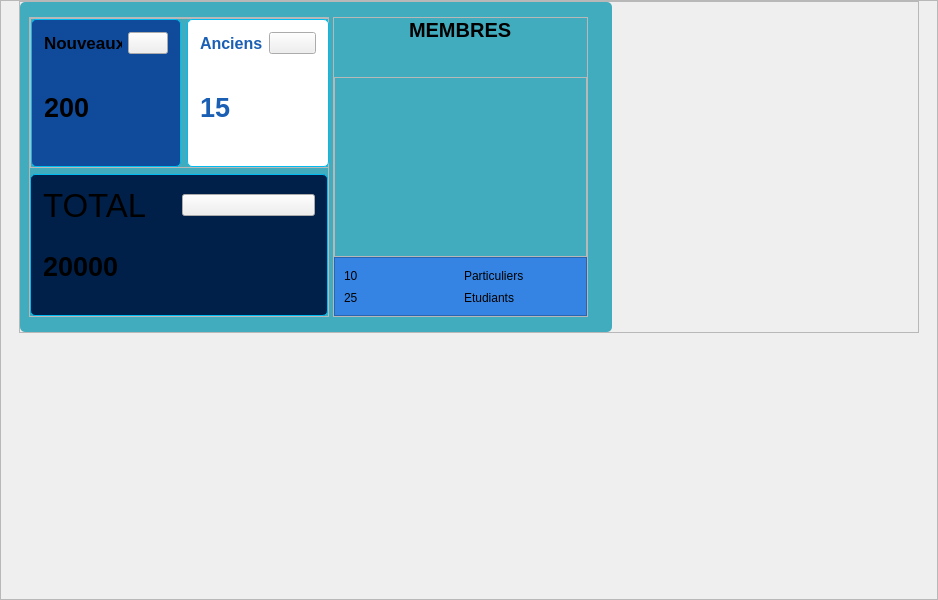
                         <widget class="QFrame" name="frame_9">
                          <property name="minimumSize">
                           <size>
                            <width>0</width>
                            <height>600</height>
                           </size>
                          </property>
                          <property name="maximumSize">
                           <size>
                            <width>600</width>
                            <height>600</height>
                           </size>
                          </property>
                          <property name="frameShape">
                           <enum>QFrame::StyledPanel</enum>
                          </property>
                          <property name="frameShadow">
                           <enum>QFrame::Raised</enum>
                          </property>
                          <layout class="QHBoxLayout" name="horizontalLayout_18">
                           <property name="spacing">
                            <number>0</number>
                           </property>
                           <property name="leftMargin">
                            <number>18</number>
                           </property>
                           <property name="topMargin">
                            <number>0</number>
                           </property>
                           <property name="rightMargin">
                            <number>18</number>
                           </property>
                           <item alignment="Qt::AlignTop">
                            <widget class="QFrame" name="frame_2">
                             <property name="minimumSize">
                              <size>
                               <width>900</width>
                               <height>0</height>
                              </size>
                             </property>
                             <property name="maximumSize">
                              <size>
                               <width>900</width>
                               <height>400</height>
                              </size>
                             </property>
                             <property name="frameShape">
                              <enum>QFrame::StyledPanel</enum>
                             </property>
                             <property name="frameShadow">
                              <enum>QFrame::Raised</enum>
                             </property>
                             <layout class="QHBoxLayout" name="horizontalLayout_19">
                              <property name="leftMargin">
                               <number>0</number>
                              </property>
                              <property name="topMargin">
                               <number>0</number>
                              </property>
                              <property name="rightMargin">
                               <number>0</number>
                              </property>
                              <property name="bottomMargin">
                               <number>0</number>
                              </property>
                              <item>
                               <widget class="QFrame" name="memberContent">
                                <property name="minimumSize">
                                 <size>
                                  <width>0</width>
                                  <height>330</height>
                                 </size>
                                </property>
                                <property name="maximumSize">
                                 <size>
                                  <width>600</width>
                                  <height>16777215</height>
                                 </size>
                                </property>
                                <property name="styleSheet">
                                 <string notr="true">#memberContent{
	background-color: rgb(65, 172, 190);
	border-radius:5px;
}</string>
                                </property>
                                <property name="frameShape">
                                 <enum>QFrame::StyledPanel</enum>
                                </property>
                                <property name="frameShadow">
                                 <enum>QFrame::Raised</enum>
                                </property>
                                <layout class="QHBoxLayout" name="horizontalLayout_20">
                                 <property name="spacing">
                                  <number>4</number>
                                 </property>
                                 <property name="leftMargin">
                                  <number>9</number>
                                 </property>
                                 <property name="topMargin">
                                  <number>0</number>
                                 </property>
                                 <property name="rightMargin">
                                  <number>24</number>
                                 </property>
                                 <property name="bottomMargin">
                                  <number>0</number>
                                 </property>
                                 <item>
                                  <widget class="QFrame" name="frame_15">
                                   <property name="maximumSize">
                                    <size>
                                     <width>300</width>
                                     <height>300</height>
                                    </size>
                                   </property>
                                   <property name="frameShape">
                                    <enum>QFrame::StyledPanel</enum>
                                   </property>
                                   <property name="frameShadow">
                                    <enum>QFrame::Raised</enum>
                                   </property>
                                   <layout class="QVBoxLayout" name="verticalLayout_14">
                                    <property name="spacing">
                                     <number>6</number>
                                    </property>
                                    <property name="leftMargin">
                                     <number>0</number>
                                    </property>
                                    <property name="topMargin">
                                     <number>0</number>
                                    </property>
                                    <property name="rightMargin">
                                     <number>0</number>
                                    </property>
                                    <property name="bottomMargin">
                                     <number>0</number>
                                    </property>
                                    <item alignment="Qt::AlignLeft">
                                     <widget class="QFrame" name="frame_17">
                                      <property name="minimumSize">
                                       <size>
                                        <width>300</width>
                                        <height>150</height>
                                       </size>
                                      </property>
                                      <property name="maximumSize">
                                       <size>
                                        <width>300</width>
                                        <height>16777215</height>
                                       </size>
                                      </property>
                                      <property name="frameShape">
                                       <enum>QFrame::StyledPanel</enum>
                                      </property>
                                      <property name="frameShadow">
                                       <enum>QFrame::Raised</enum>
                                      </property>
                                      <layout class="QHBoxLayout" name="horizontalLayout_21">
                                       <property name="leftMargin">
                                        <number>0</number>
                                       </property>
                                       <property name="topMargin">
                                        <number>0</number>
                                       </property>
                                       <property name="rightMargin">
                                        <number>0</number>
                                       </property>
                                       <property name="bottomMargin">
                                        <number>0</number>
                                       </property>
                                       <item>
                                        <widget class="QFrame" name="addContent">
                                         <property name="minimumSize">
                                          <size>
                                           <width>100</width>
                                           <height>0</height>
                                          </size>
                                         </property>
                                         <property name="maximumSize">
                                          <size>
                                           <width>150</width>
                                           <height>16777215</height>
                                          </size>
                                         </property>
                                         <property name="styleSheet">
                                          <string notr="true">#addContent{
	background-color: #0f4a9b;
	padding : 3px;
	border-radius:5px;
	border: 1px solid #00bbf0;
}</string>
                                         </property>
                                         <property name="frameShape">
                                          <enum>QFrame::StyledPanel</enum>
                                         </property>
                                         <property name="frameShadow">
                                          <enum>QFrame::Raised</enum>
                                         </property>
                                         <layout class="QVBoxLayout" name="verticalLayout_15">
                                          <item>
                                           <layout class="QHBoxLayout" name="horizontalLayout_22">
                                            <item>
                                             <widget class="QLabel" name="label_4">
                                              <property name="font">
                                               <font>
                                                <pointsize>13</pointsize>
                                                <weight>75</weight>
                                                <bold>true</bold>
                                               </font>
                                              </property>
                                              <property name="text">
                                               <string>Nouveaux</string>
                                              </property>
                                             </widget>
                                            </item>
                                            <item>
                                             <widget class="QPushButton" name="pushButton_2">
                                              <property name="text">
                                               <string/>
                                              </property>
                                              <property name="icon">
                                               <iconset resource="icons.qrc">
                                                <normaloff>:/iconWhite/user-plus.svg</normaloff>:/iconWhite/user-plus.svg</iconset>
                                              </property>
                                              <property name="iconSize">
                                               <size>
                                                <width>30</width>
                                                <height>30</height>
                                               </size>
                                              </property>
                                             </widget>
                                            </item>
                                           </layout>
                                          </item>
                                          <item>
                                           <widget class="QLabel" name="newMember">
                                            <property name="font">
                                             <font>
                                              <pointsize>20</pointsize>
                                              <weight>75</weight>
                                              <bold>true</bold>
                                             </font>
                                            </property>
                                            <property name="text">
                                             <string>200</string>
                                            </property>
                                           </widget>
                                          </item>
                                         </layout>
                                        </widget>
                                       </item>
                                       <item>
                                        <widget class="QFrame" name="delContent">
                                         <property name="minimumSize">
                                          <size>
                                           <width>125</width>
                                           <height>0</height>
                                          </size>
                                         </property>
                                         <property name="maximumSize">
                                          <size>
                                           <width>150</width>
                                           <height>16777215</height>
                                          </size>
                                         </property>
                                         <property name="styleSheet">
                                          <string notr="true">#delContent{
	background-color: #fff;
	padding : 3px;
	border-radius:5px;
	border: 1px solid #00bbf0;
}</string>
                                         </property>
                                         <property name="frameShape">
                                          <enum>QFrame::StyledPanel</enum>
                                         </property>
                                         <property name="frameShadow">
                                          <enum>QFrame::Raised</enum>
                                         </property>
                                         <layout class="QVBoxLayout" name="verticalLayout_16">
                                          <item>
                                           <layout class="QHBoxLayout" name="horizontalLayout_23">
                                            <item>
                                             <widget class="QLabel" name="label_11">
                                              <property name="font">
                                               <font>
                                                <pointsize>12</pointsize>
                                                <weight>75</weight>
                                                <bold>true</bold>
                                               </font>
                                              </property>
                                              <property name="styleSheet">
                                               <string notr="true">color: rgb(26, 95, 180);</string>
                                              </property>
                                              <property name="text">
                                               <string>Anciens</string>
                                              </property>
                                             </widget>
                                            </item>
                                            <item>
                                             <widget class="QPushButton" name="pushButton_10">
                                              <property name="styleSheet">
                                               <string notr="true">color: rgb(26, 95, 180);</string>
                                              </property>
                                              <property name="text">
                                               <string/>
                                              </property>
                                              <property name="icon">
                                               <iconset resource="icons.qrc">
                                                <normaloff>:/iconsB/user-minus.svg</normaloff>:/iconsB/user-minus.svg</iconset>
                                              </property>
                                              <property name="iconSize">
                                               <size>
                                                <width>30</width>
                                                <height>30</height>
                                               </size>
                                              </property>
                                             </widget>
                                            </item>
                                           </layout>
                                          </item>
                                          <item>
                                           <widget class="QLabel" name="oldMember">
                                            <property name="font">
                                             <font>
                                              <pointsize>20</pointsize>
                                              <weight>75</weight>
                                              <bold>true</bold>
                                             </font>
                                            </property>
                                            <property name="styleSheet">
                                             <string notr="true">color: rgb(26, 95, 180);</string>
                                            </property>
                                            <property name="text">
                                             <string>15</string>
                                            </property>
                                           </widget>
                                          </item>
                                         </layout>
                                        </widget>
                                       </item>
                                      </layout>
                                     </widget>
                                    </item>
                                    <item>
                                     <widget class="QFrame" name="totalContent">
                                      <property name="minimumSize">
                                       <size>
                                        <width>0</width>
                                        <height>0</height>
                                       </size>
                                      </property>
                                      <property name="maximumSize">
                                       <size>
                                        <width>300</width>
                                        <height>16777215</height>
                                       </size>
                                      </property>
                                      <property name="styleSheet">
                                       <string notr="true">#totalContent{
	background-color: #00204a;
	padding : 3px;
	border-radius:5px;
	border: 1px solid #00bbf0;
}</string>
                                      </property>
                                      <property name="frameShape">
                                       <enum>QFrame::StyledPanel</enum>
                                      </property>
                                      <property name="frameShadow">
                                       <enum>QFrame::Raised</enum>
                                      </property>
                                      <layout class="QVBoxLayout" name="verticalLayout_17">
                                       <item>
                                        <layout class="QHBoxLayout" name="horizontalLayout_24">
                                         <item>
                                          <widget class="QLabel" name="label_16">
                                           <property name="font">
                                            <font>
                                             <pointsize>25</pointsize>
                                            </font>
                                           </property>
                                           <property name="text">
                                            <string>TOTAL</string>
                                           </property>
                                          </widget>
                                         </item>
                                         <item>
                                          <widget class="QPushButton" name="pushButton_11">
                                           <property name="text">
                                            <string/>
                                           </property>
                                           <property name="icon">
                                            <iconset resource="icons.qrc">
                                             <normaloff>:/iconWhite/users.svg</normaloff>:/iconWhite/users.svg</iconset>
                                           </property>
                                           <property name="iconSize">
                                            <size>
                                             <width>40</width>
                                             <height>40</height>
                                            </size>
                                           </property>
                                          </widget>
                                         </item>
                                        </layout>
                                       </item>
                                       <item>
                                        <widget class="QLabel" name="totalMember">
                                         <property name="font">
                                          <font>
                                           <pointsize>20</pointsize>
                                           <weight>75</weight>
                                           <bold>true</bold>
                                          </font>
                                         </property>
                                         <property name="text">
                                          <string>20000</string>
                                         </property>
                                        </widget>
                                       </item>
                                      </layout>
                                     </widget>
                                    </item>
                                   </layout>
                                  </widget>
                                 </item>
                                 <item>
                                  <widget class="QFrame" name="frame_16">
                                   <property name="maximumSize">
                                    <size>
                                     <width>300</width>
                                     <height>300</height>
                                    </size>
                                   </property>
                                   <property name="frameShape">
                                    <enum>QFrame::StyledPanel</enum>
                                   </property>
                                   <property name="frameShadow">
                                    <enum>QFrame::Raised</enum>
                                   </property>
                                   <layout class="QVBoxLayout" name="verticalLayout_19">
                                    <property name="spacing">
                                     <number>0</number>
                                    </property>
                                    <property name="leftMargin">
                                     <number>0</number>
                                    </property>
                                    <property name="topMargin">
                                     <number>0</number>
                                    </property>
                                    <property name="rightMargin">
                                     <number>0</number>
                                    </property>
                                    <property name="bottomMargin">
                                     <number>0</number>
                                    </property>
                                    <item alignment="Qt::AlignHCenter|Qt::AlignTop">
                                     <widget class="QLabel" name="label_19">
                                      <property name="font">
                                       <font>
                                        <pointsize>15</pointsize>
                                        <weight>75</weight>
                                        <bold>true</bold>
                                       </font>
                                      </property>
                                      <property name="text">
                                       <string>MEMBRES</string>
                                      </property>
                                     </widget>
                                    </item>
                                    <item alignment="Qt::AlignVCenter">
                                     <widget class="QFrame" name="memberChart">
                                      <property name="minimumSize">
                                       <size>
                                        <width>0</width>
                                        <height>180</height>
                                       </size>
                                      </property>
                                      <property name="frameShape">
                                       <enum>QFrame::StyledPanel</enum>
                                      </property>
                                      <property name="frameShadow">
                                       <enum>QFrame::Raised</enum>
                                      </property>
                                     </widget>
                                    </item>
                                    <item>
                                     <widget class="QFrame" name="displayMember">
                                      <property name="styleSheet">
                                       <string notr="true">#displayMember{
	background-color: rgb(53, 132, 228);
}</string>
                                      </property>
                                      <property name="frameShape">
                                       <enum>QFrame::StyledPanel</enum>
                                      </property>
                                      <property name="frameShadow">
                                       <enum>QFrame::Raised</enum>
                                      </property>
                                      <layout class="QVBoxLayout" name="verticalLayout_18">
                                       <item>
                                        <layout class="QHBoxLayout" name="horizontalLayout_25">
                                         <item>
                                          <widget class="QLabel" name="nombreParticulier">
                                           <property name="text">
                                            <string>10</string>
                                           </property>
                                          </widget>
                                         </item>
                                         <item>
                                          <widget class="QLabel" name="label_20">
                                           <property name="text">
                                            <string>Particuliers</string>
                                           </property>
                                          </widget>
                                         </item>
                                        </layout>
                                       </item>
                                       <item>
                                        <layout class="QHBoxLayout" name="horizontalLayout_26">
                                         <item>
                                          <widget class="QLabel" name="nombreEtudiant">
                                           <property name="text">
                                            <string>25</string>
                                           </property>
                                          </widget>
                                         </item>
                                         <item>
                                          <widget class="QLabel" name="label_23">
                                           <property name="text">
                                            <string>Etudiants</string>
                                           </property>
                                          </widget>
                                         </item>
                                        </layout>
                                       </item>
                                      </layout>
                                     </widget>
                                    </item>
                                   </layout>
                                  </widget>
                                 </item>
                                </layout>
                               </widget>
                              </item>
                              <item>
                               <widget class="QFrame" name="frame_7">
                                <property name="minimumSize">
                                 <size>
                                  <width>100</width>
                                  <height>0</height>
                                 </size>
                                </property>
                                <property name="maximumSize">
                                 <size>
                                  <width>300</width>
                                  <height>0</height>
                                 </size>
                                </property>
                                <property name="frameShape">
                                 <enum>QFrame::StyledPanel</enum>
                                </property>
                                <property name="frameShadow">
                                 <enum>QFrame::Raised</enum>
                                </property>
                               </widget>
                              </item>
                             </layout>
                            </widget>
                           </item>
                          </layout>
                         </widget>
